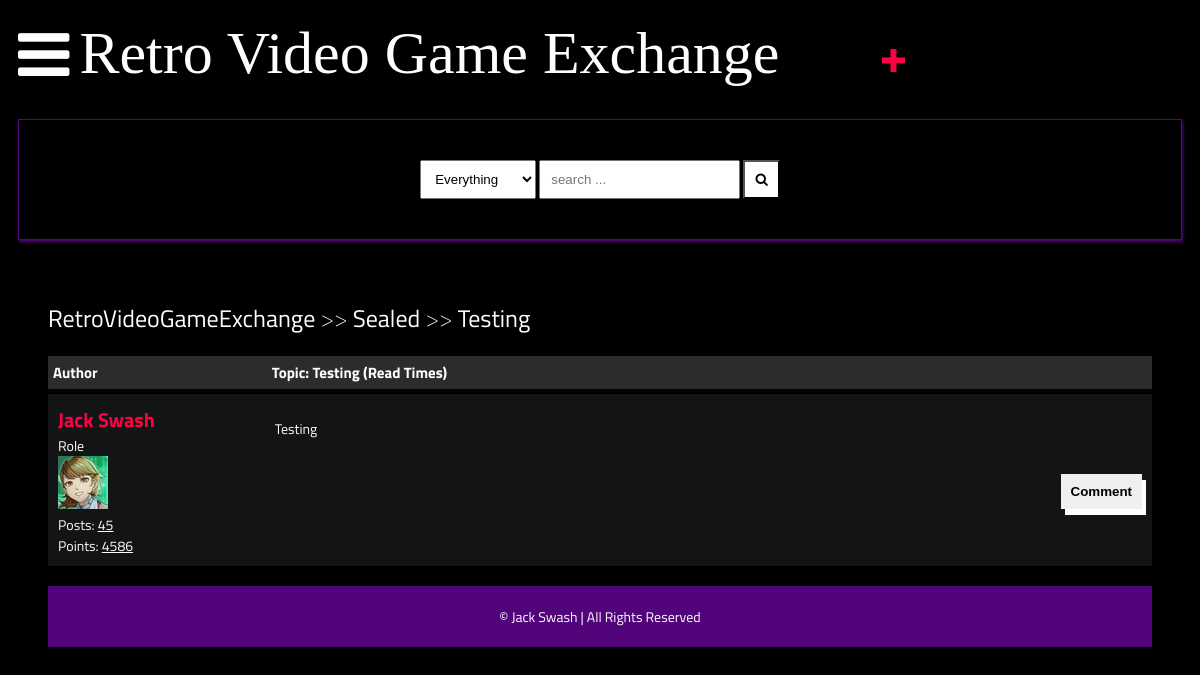
/detail/testing/ (signed in), run on an earlier commit of the app's database.
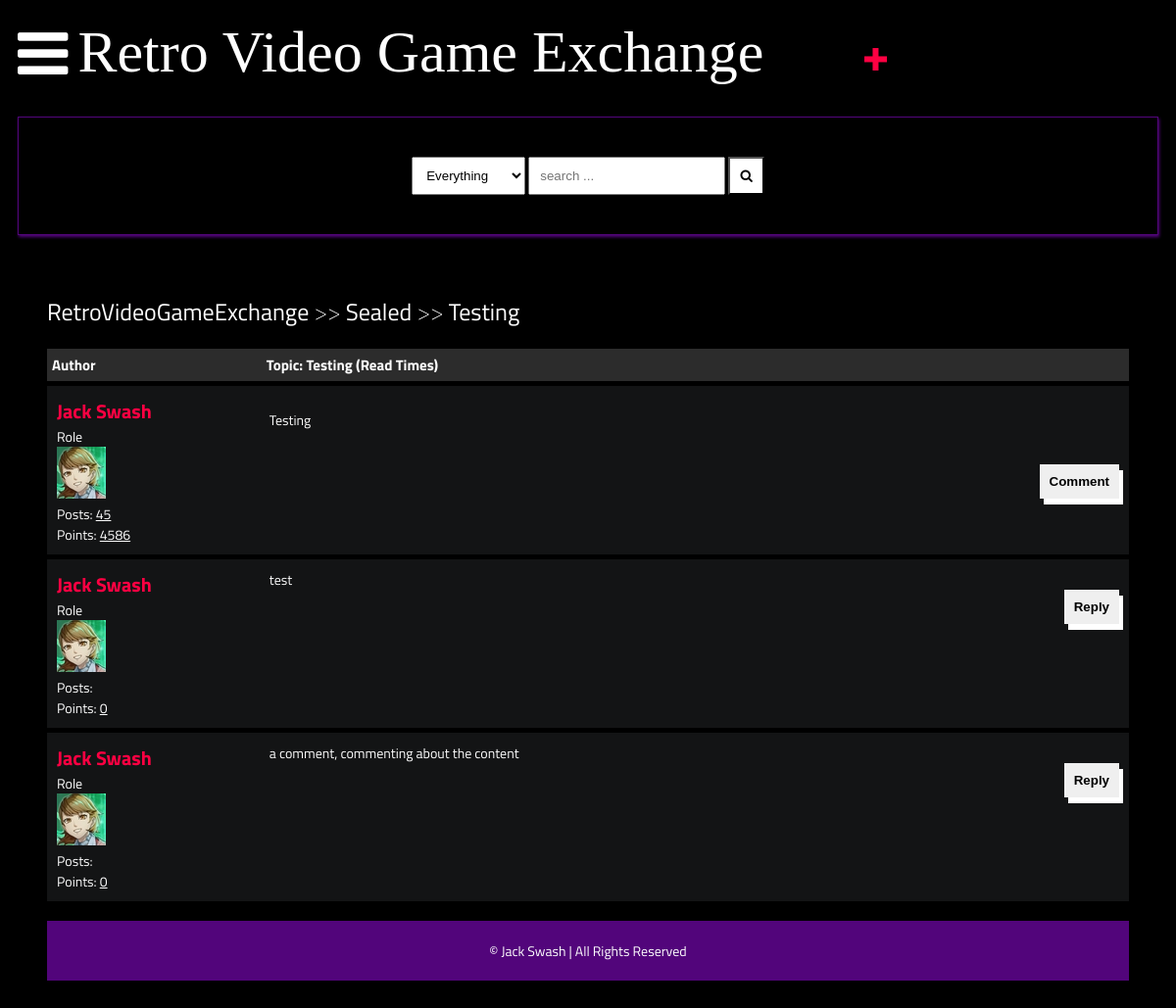
And on a later commit of the database.
### main/models.py (models this page shows, shortened)
class Comment(models.Model):
    user = models.ForeignKey(Author, on_delete=models.CASCADE)
    content = models.TextField()
    date = models.DateTimeField(auto_now_add=True)
    replies = models.ManyToManyField(Reply, blank=True)

class Author(models.Model):
    user = models.ForeignKey(User, on_delete=models.CASCADE)
    fullname = models.CharField(max_length=40, blank=True)
    slug = models.SlugField(max_length=400, unique=True, blank=True)
    bio = HTMLField()
    points = models.IntegerField(default=0)
    profile_pic = ResizedImageField(size=[50,80], quality=100, upload_to="authors", default=None, null=True, blank=True)

### main/views.py (the view)
# urls.py: path("detail/<slug>/", detail, name="detail"),
def detail(request, slug):
    post = get_object_or_404(Post, slug=slug)
    author = Author.objects.get(user=request.user)
    if "comment-form" in request.POST:
        comment = request.POST.get("comment")
        new_comment, created = Comment.objects.get_or_create(user=author, content=comment)
        post.comments.add(new_comment.id)
    if "reply-form" in request.POST:
        reply = request.POST.get("reply")
        commenr_id = request.POST.get("comment-id")
        comment_obj = Comment.objects.get(id=commenr_id)
        new_reply, created = Reply.objects.get_or_create(user=author, content=reply)
        comment_obj.replies.add(new_reply.id)
    context = {
        "post":post
    }
    update_views (request, post)
    return render(request, "detail.html", context)

### main/models.py (called while the page is built)
    def __str__(self):
        return self.title

    def get_url(self):
        return reverse("posts", kwargs={
            "slug":self.slug
        })

    def get_url(self):
        return reverse("detail", kwargs={
            "slug":self.slug
        })

### main/utils.py (called while the page is built)
def update_views(request, object):
    context = {}
    hit_count = get_hitcount_model().objects.get_for_object(object)
    hits = hit_count.hits
    hitcontext = context["hitcount"] = {"pk": hit_count.pk}
    hit_count_response = HitCountMixin.hit_count(request, hit_count)
    if hit_count_response.hit_counted:
        hits = hits+1
        hitcontext["hitcounted"] = hit_count_response.hit_counted
        hitcontext["hit_message"] = hit_count_response.hit_message
        hitcontext["total_hits"] = hits

### templates/detail.html (shortened to what this page needs)
{% extends 'base.html' %}
{% load hitcount_tags %}
{% block content %}
    <div class="container">
        <div class="navigate">
            <span><a href="{% url 'home' %}">RetroVideoGameExchange</a> >> <a href="{{post.categories.all.0.get_url}}">{{post.categories.all.0}}</a> >> <a href="{{post.get_url}}">{{post.title}}</a></span>
        </div>
        <div class="topic-container">
            <div class="head">
                <div class="authors">Author</div>
                <div class="content">Topic: {{post.title}} (Read {%get_hit_count for post %} Times)</div>
            </div>
            <div class="body">
                <div class="authors">
                    <div class="username"><a href="">{{post.user.fullname|title}}</a></div>
                    <div>Role</div>
                    <img src={{post.user.profile_pic.url}} alt="">
                    <div>Posts: <u>45</u></div>
                    <div>Points: <u>4586</u></div>
                </div>
                <div class="content">
                    {{post.content|safe}}
                    <br>
                    <div class="comment">
                        <button onclick="showComment()">Comment</button>
                    </div>
                </div>
            </div>
        </div>
        {% for comment in post.comments.all %}
        <div class="comments-container">
            <div class="body">
                <div class="authors">
                    <div class="username"><a href="">{{comment.user.fullname|title}}</a></div>
                    <div>Role</div>
                    <img src={{comment.user.profile_pic.url}} alt="">
                    <div>Posts: <u>{{comment.user.num_posts}}</u></div>
                    <div>Points: <u>{{comment.user.points}}</u></div>
                </div>
                <div class="content">
                    {{comment.content}}
                    <br>
                    <div class="comment">
                        <button onclick="showReply('comment{{comment.id}}')">Reply</button>
                    </div>
                </div>
            </div>
        </div>
    {% endfor %}
    {% endblock content %}

What changed in the data, as far as the page shows it:
added Comment: user.fullname "Jack Swash", user.profile_pic (picture), user.points "0", content "test"
added Comment: user.fullname "Jack Swash", user.profile_pic (picture), user.points "0", content "a comment, commenting about the content"
